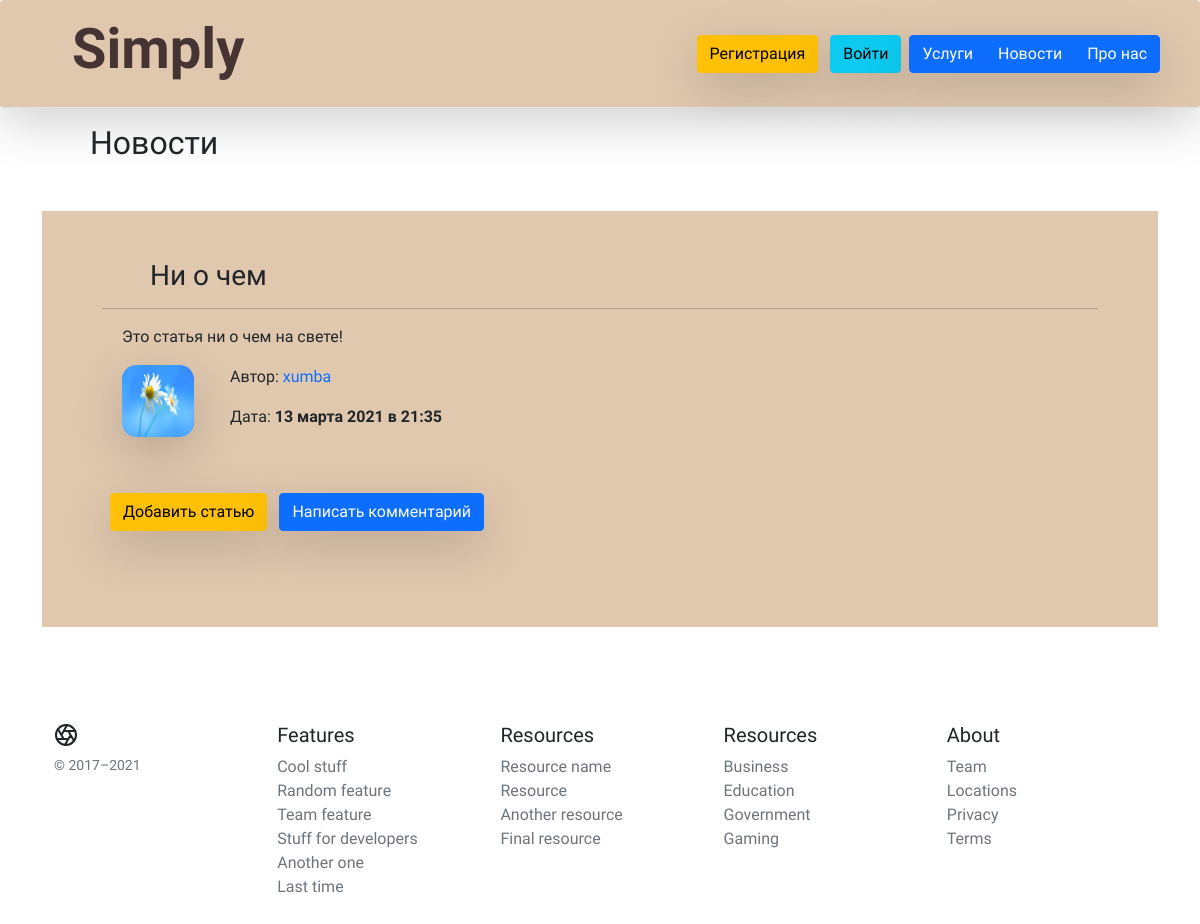
Screenshot of /news/12 with the database file from the repository.
### h_work_15/models.py (models this page shows, shortened)
class News(models.Model):
    title = models.CharField('Название статьи', max_length=100, unique=True)
    text = models.TextField('Основной текст статьи')
    date = models.DateTimeField('Дата', default=timezone.now)
    autor = models.ForeignKey(User, verbose_name='Автор', on_delete=models.CASCADE)
    views = models.IntegerField('Просмотры', default=1)
    def __str__(self):
        return f'{self.title}'
    class Meta:
        verbose_name = 'Новость'
        verbose_name_plural = 'Новости'

### users/models.py (models this page shows, shortened)
class Profile(models.Model):
    user = models.OneToOneField(User, on_delete=models.CASCADE)
    img = models.ImageField(
        'Фото пользователя',
        default='default.png',
        upload_to='user_images'
        )
    u_sex = models.CharField(
        'Выберите пол',
        max_length=1,
        default='',
        choices=(
                ('0', ''),
                ('1', 'Мужской'),
                ('2', 'Женский'),
            )
        )
    class Meta:
        verbose_name = 'Профайл'
        verbose_name_plural = 'Профайлы'

### h_work_15/views.py (the view)
# urls.py: path('news/<int:pk>', views.NewsDetailView.as_view(), name='news-detail'),
class NewsDetailView(DetailView):
    model = News
    template_name = 'h_work_15/news_detail.html'
    paginate_by = 1
    def get_context_data(self, **kwards):
        ctx = super(NewsDetailView, self).get_context_data(**kwards)
        ctx['title'] = News.objects.get(pk=self.kwargs['pk'])
        return ctx

### h_work_15/templates/h_work_15/news_detail.html (shortened to what this page needs)
{% extends 'h_work_15/base.html' %}
{% block main %}
<h2 class="mb-5 ms-5">Новости</h2>
<form class="p-5">
  <div class="container">
    <h3 class="ms-5">{{ object.title }}</h3>
    <hr>
    <p>{{ object.text|striptags }}</p>
    <div class="d-flex">
      <div>
        <img src="{{ object.autor.profile.img.url }}" alt="{{ object.autor }}" class="user-images mb-2 shadow-lg">
      </div>
      <div class="ms-3">
        <p>Автор: <a href="{% url 'user-news' object.autor %}">{{ object.autor }}</a></p>
        <p>Дата: <b>{{ object.date|date:"d E Y в H:i" }}</b></p>
      </div>
    </div>
    <a href="{% url 'news-add' %}" class="btn btn-warning my-5 ms-2 shadow-lg">Добавить статью</a>
    <a href="{% url 'comment' %}" class="btn btn-primary my-5 ms-2 shadow-lg">Написать комментарий</a>
  </div>
</form>
{% endblock %}

### h_work_15/static/h_work_15/style.css (style rules this page uses)
* { font-family: 'M PLUS Rounded 1c', sans-serif; }
a { text-decoration: none!important; }
header, form { background-color: #e0c8af; }
.user-images { width: 72px; height: 72px; border-radius: 20%; margin-left: 20px; border-color: #6c757d }
form p { text-indent: 20px!important; }

### rows the page displays
News: title "Ни о чем", text "Это статья ни о чем на свете!", autor.profile.img (picture), autor "xumba", date "13 марта 2021 в 21:35"
